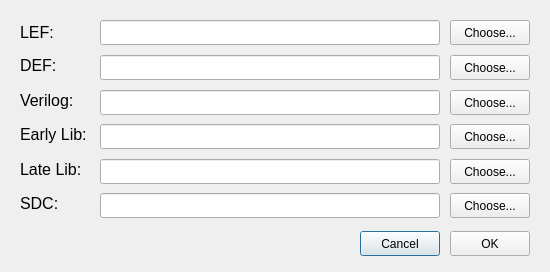
<?xml version="1.0" encoding="UTF-8"?>
<ui version="4.0">
 <class>DialogICCAD2015</class>
 <widget class="QDialog" name="DialogICCAD2015">
  <property name="geometry">
   <rect>
    <x>0</x>
    <y>0</y>
    <width>550</width>
    <height>272</height>
   </rect>
  </property>
  <property name="windowTitle">
   <string>Dialog</string>
  </property>
  <widget class="QPushButton" name="cancelButton">
   <property name="geometry">
    <rect>
     <x>360</x>
     <y>231</y>
     <width>80</width>
     <height>25</height>
    </rect>
   </property>
   <property name="text">
    <string>Cancel</string>
   </property>
  </widget>
  <widget class="QLabel" name="def">
   <property name="geometry">
    <rect>
     <x>20</x>
     <y>55</y>
     <width>40</width>
     <height>21</height>
    </rect>
   </property>
   <property name="text">
    <string>&lt;html&gt;&lt;head/&gt;&lt;body&gt;&lt;p&gt;&lt;span style=&quot; font-size:12pt;&quot;&gt;DEF:&lt;/span&gt;&lt;/p&gt;&lt;/body&gt;&lt;/html&gt;</string>
   </property>
  </widget>
  <widget class="QLineEdit" name="defLine">
   <property name="geometry">
    <rect>
     <x>100</x>
     <y>55</y>
     <width>340</width>
     <height>25</height>
    </rect>
   </property>
  </widget>
  <widget class="QPushButton" name="chooseDef">
   <property name="geometry">
    <rect>
     <x>450</x>
     <y>55</y>
     <width>80</width>
     <height>25</height>
    </rect>
   </property>
   <property name="text">
    <string>Choose...</string>
   </property>
  </widget>
  <widget class="QLabel" name="erro">
   <property name="geometry">
    <rect>
     <x>20</x>
     <y>233</y>
     <width>321</width>
     <height>21</height>
    </rect>
   </property>
   <property name="text">
    <string>&lt;html&gt;&lt;head/&gt;&lt;body&gt;&lt;p&gt;&lt;span style=&quot; color:#cc0000;&quot;&gt;&lt;br/&gt;&lt;/span&gt;&lt;/p&gt;&lt;/body&gt;&lt;/html&gt;</string>
   </property>
  </widget>
  <widget class="QLineEdit" name="lefLine">
   <property name="geometry">
    <rect>
     <x>100</x>
     <y>20</y>
     <width>340</width>
     <height>25</height>
    </rect>
   </property>
  </widget>
  <widget class="QPushButton" name="chooseVerilog">
   <property name="geometry">
    <rect>
     <x>450</x>
     <y>90</y>
     <width>80</width>
     <height>25</height>
    </rect>
   </property>
   <property name="text">
    <string>Choose...</string>
   </property>
  </widget>
  <widget class="QLabel" name="lef">
   <property name="geometry">
    <rect>
     <x>20</x>
     <y>18</y>
     <width>40</width>
     <height>30</height>
    </rect>
   </property>
   <property name="text">
    <string>&lt;html&gt;&lt;head/&gt;&lt;body&gt;&lt;p&gt;&lt;span style=&quot; font-size:12pt;&quot;&gt;LEF:&lt;/span&gt;&lt;/p&gt;&lt;/body&gt;&lt;/html&gt;</string>
   </property>
  </widget>
  <widget class="QLineEdit" name="verilogLine">
   <property name="geometry">
    <rect>
     <x>100</x>
     <y>90</y>
     <width>340</width>
     <height>25</height>
    </rect>
   </property>
  </widget>
  <widget class="QLabel" name="verilog">
   <property name="geometry">
    <rect>
     <x>20</x>
     <y>90</y>
     <width>70</width>
     <height>21</height>
    </rect>
   </property>
   <property name="text">
    <string>&lt;html&gt;&lt;head/&gt;&lt;body&gt;&lt;p&gt;&lt;span style=&quot; font-size:12pt;&quot;&gt;Verilog:&lt;/span&gt;&lt;/p&gt;&lt;/body&gt;&lt;/html&gt;</string>
   </property>
  </widget>
  <widget class="QPushButton" name="chooseLef">
   <property name="geometry">
    <rect>
     <x>450</x>
     <y>20</y>
     <width>80</width>
     <height>25</height>
    </rect>
   </property>
   <property name="text">
    <string>Choose...</string>
   </property>
  </widget>
  <widget class="QPushButton" name="okButton">
   <property name="geometry">
    <rect>
     <x>450</x>
     <y>231</y>
     <width>80</width>
     <height>25</height>
    </rect>
   </property>
   <property name="text">
    <string>OK</string>
   </property>
  </widget>
  <widget class="QPushButton" name="choose_early_lib">
   <property name="geometry">
    <rect>
     <x>450</x>
     <y>124</y>
     <width>80</width>
     <height>25</height>
    </rect>
   </property>
   <property name="text">
    <string>Choose...</string>
   </property>
  </widget>
  <widget class="QLineEdit" name="early_lib_line">
   <property name="geometry">
    <rect>
     <x>100</x>
     <y>124</y>
     <width>340</width>
     <height>25</height>
    </rect>
   </property>
  </widget>
  <widget class="QLabel" name="early_lib">
   <property name="geometry">
    <rect>
     <x>20</x>
     <y>124</y>
     <width>70</width>
     <height>21</height>
    </rect>
   </property>
   <property name="text">
    <string>&lt;html&gt;&lt;head/&gt;&lt;body&gt;&lt;p&gt;&lt;span style=&quot; font-size:12pt;&quot;&gt;Early Lib:&lt;/span&gt;&lt;/p&gt;&lt;/body&gt;&lt;/html&gt;</string>
   </property>
  </widget>
  <widget class="QLineEdit" name="late_lib_line">
   <property name="geometry">
    <rect>
     <x>100</x>
     <y>159</y>
     <width>340</width>
     <height>25</height>
    </rect>
   </property>
  </widget>
  <widget class="QPushButton" name="choose_late_lib">
   <property name="geometry">
    <rect>
     <x>450</x>
     <y>159</y>
     <width>80</width>
     <height>25</height>
    </rect>
   </property>
   <property name="text">
    <string>Choose...</string>
   </property>
  </widget>
  <widget class="QLabel" name="late_lib">
   <property name="geometry">
    <rect>
     <x>20</x>
     <y>159</y>
     <width>70</width>
     <height>21</height>
    </rect>
   </property>
   <property name="text">
    <string>&lt;html&gt;&lt;head/&gt;&lt;body&gt;&lt;p&gt;&lt;span style=&quot; font-size:12pt;&quot;&gt;Late Lib:&lt;/span&gt;&lt;/p&gt;&lt;/body&gt;&lt;/html&gt;</string>
   </property>
  </widget>
  <widget class="QPushButton" name="choose_sdc">
   <property name="geometry">
    <rect>
     <x>450</x>
     <y>193</y>
     <width>80</width>
     <height>25</height>
    </rect>
   </property>
   <property name="text">
    <string>Choose...</string>
   </property>
  </widget>
  <widget class="QLabel" name="sdc">
   <property name="geometry">
    <rect>
     <x>20</x>
     <y>193</y>
     <width>70</width>
     <height>21</height>
    </rect>
   </property>
   <property name="text">
    <string>&lt;html&gt;&lt;head/&gt;&lt;body&gt;&lt;p&gt;&lt;span style=&quot; font-size:12pt;&quot;&gt;SDC:&lt;/span&gt;&lt;/p&gt;&lt;/body&gt;&lt;/html&gt;</string>
   </property>
  </widget>
  <widget class="QLineEdit" name="sdc_line">
   <property name="geometry">
    <rect>
     <x>100</x>
     <y>193</y>
     <width>340</width>
     <height>25</height>
    </rect>
   </property>
  </widget>
 </widget>
 <resources/>
 <connections/>
</ui>
